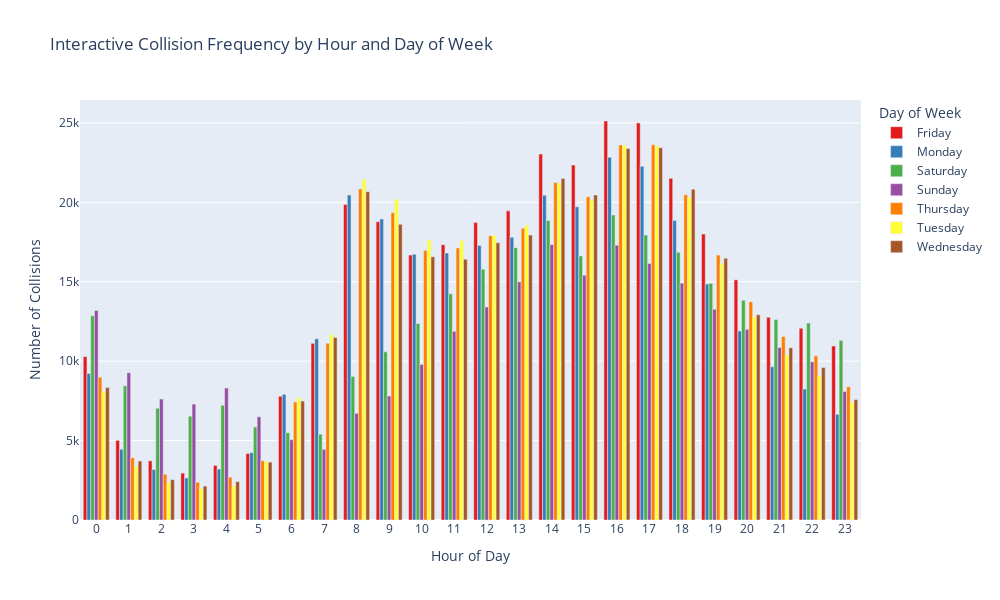

The cell this chart's notebook holds for it:
### Code cell
import numpy as np
import pandas as pd
import plotly.express as px
from datetime import datetime
import os

# Get the current working directory (Jupyter-compatible)
current_dir = os.getcwd()

# Then continue as normal
# Update the path to the correct location of the parquet file
parquet_path = os.path.join(current_dir, 'optimized_datasets', 'vehicle_crashes_cleaned.parquet')


# Read the parquet file
df = pd.read_parquet(parquet_path)

# Convert CRASH TIME to datetime and combine with CRASH DATE
df['timestamp'] = df['CRASH DATE'] + pd.to_timedelta(df['CRASH TIME'].str.split(':').str[0].astype(int), unit='h')
df['hour'] = df['timestamp'].dt.hour
df['day_of_week'] = df['timestamp'].dt.day_name()

# Group the data for plotting
collision_counts = df.groupby(['day_of_week', 'hour']).size().reset_index(name='collisions')

# Reorder days of the week for consistency
collision_counts['day_of_week'] = pd.Categorical(
    collision_counts['day_of_week'],
    categories=['Monday', 'Tuesday', 'Wednesday', 'Thursday', 'Friday', 'Saturday', 'Sunday'],
    ordered=True
)

# Create interactive bar chart using Plotly
fig = px.bar(
    collision_counts,
    x='hour',
    y='collisions',
    color='day_of_week',
    color_discrete_sequence=px.colors.qualitative.Set1,
    barmode='group',
    labels={'collisions': 'Number of Collisions', 'hour': 'Hour of Day'},
    title='Interactive Collision Frequency by Hour and Day of Week',
    height=600,
    width=1000
)

fig.update_layout(
    xaxis=dict(tickmode='linear'),
    legend_title_text='Day of Week'
)

# Create the 'assets' directory inside the GitHub Pages site if it doesn't exist
assets_dir = os.path.join(current_dir, 'GisleGaren.github.io', 'assets')
os.makedirs(assets_dir, exist_ok=True)

# Define output HTML path
output_path = os.path.join(assets_dir, 'dangerous_hours_plot.html')

# Save the Plotly chart as an interactive HTML file
fig.write_html(output_path, include_plotlyjs='cdn')

# Optionally show the chart during development
fig.show()

### Figure 1 — Plotly figure (JSON) as saved in the notebook; plotly's stock layout.template omitted (floating-point values rounded to 4 significant figures)
{"data": [{"alignmentgroup": "True", "hovertemplate": "day_of_week=Friday<br>Hour of Day=%{x}<br>Number of Collisions=%{y}<extra></extra>", "legendgroup": "Friday", "marker": {"color": "rgb(228,26,28)", "pattern": {"shape": ""}}, "name": "Friday", "offsetgroup": "Friday", "orientation": "v", "showlegend": true, "textposition": "auto", "type": "bar", "x": [0, 1, 2, 3, 4, 5, 6, 7, 8, 9, 10, 11, 12, 13, 14, 15, 16, 17, 18, 19, 20, 21, 22, 23], "xaxis": "x", "y": [10289, 5012, 3727, 2952, 3434, 4181, 7791, 11123, 19859, 18781, 16679, 17332, 18724, 19461, 23034, 22343, 25118, 24997, 21507, 18000, 15119, 12764, 12072, 10951], "yaxis": "y"}, {"alignmentgroup": "True", "hovertemplate": "day_of_week=Monday<br>Hour of Day=%{x}<br>Number of Collisions=%{y}<extra></extra>", "legendgroup": "Monday", "marker": {"color": "rgb(55,126,184)", "pattern": {"shape": ""}}, "name": "Monday", "offsetgroup": "Monday", "orientation": "v", "showlegend": true, "textposition": "auto", "type": "bar", "x": [0, 1, 2, 3, 4, 5, 6, 7, 8, 9, 10, 11, 12, 13, 14, 15, 16, 17, 18, 19, 20, 21, 22, 23], "xaxis": "x", "y": [9221, 4457, 3179, 2648, 3206, 4238, 7914, 11408, 20458, 18948, 16733, 16812, 17286, 17794, 20446, 19712, 22843, 22265, 18861, 14857, 11894, 9645, 8247, 6653], "yaxis": "y"}, {"alignmentgroup": "True", "hovertemplate": "day_of_week=Saturday<br>Hour of Day=%{x}<br>Number of Collisions=%{y}<extra></extra>", "legendgroup": "Saturday", "marker": {"color": "rgb(77,175,74)", "pattern": {"shape": ""}}, "name": "Saturday", "offsetgroup": "Saturday", "orientation": "v", "showlegend": true, "textposition": "auto", "type": "bar", "x": [0, 1, 2, 3, 4, 5, 6, 7, 8, 9, 10, 11, 12, 13, 14, 15, 16, 17, 18, 19, 20, 21, 22, 23], "xaxis": "x", "y": [12861, 8450, 7037, 6535, 7226, 5858, 5494, 5406, 9033, 10587, 12367, 14238, 15787, 17145, 18848, 16627, 19202, 17940, 16856, 14897, 13833, 12617, 12396, 11307], "yaxis": "y"}, {"alignmentgroup": "True", "hovertemplate": "day_of_week=Sunday<br>Hour of Day=%{x}<br>Number of Collisions=%{y}<extra></extra>", "legendgroup": "Sunday", "marker": {"color": "rgb(152,78,163)", "pattern": {"shape": ""}}, "name": "Sunday", "offsetgroup": "Sunday", "orientation": "v", "showlegend": true, "textposition": "auto", "type": "bar", "x": [0, 1, 2, 3, 4, 5, 6, 7, 8, 9, 10, 11, 12, 13, 14, 15, 16, 17, 18, 19, 20, 21, 22, 23], "xaxis": "x", "y": [13189, 9269, 7617, 7297, 8308, 6499, 5053, 4448, 6712, 7805, 9788, 11883, 13409, 14993, 17334, 15411, 17304, 16145, 14911, 13260, 12002, 10854, 9963, 8091], "yaxis": "y"}, {"alignmentgroup": "True", "hovertemplate": "day_of_week=Thursday<br>Hour of Day=%{x}<br>Number of Collisions=%{y}<extra></extra>", "legendgroup": "Thursday", "marker": {"color": "rgb(255,127,0)", "pattern": {"shape": ""}}, "name": "Thursday", "offsetgroup": "Thursday", "orientation": "v", "showlegend": true, "textposition": "auto", "type": "bar", "x": [0, 1, 2, 3, 4, 5, 6, 7, 8, 9, 10, 11, 12, 13, 14, 15, 16, 17, 18, 19, 20, 21, 22, 23], "xaxis": "x", "y": [8986, 3916, 2881, 2377, 2696, 3728, 7431, 11128, 20845, 19348, 16973, 17130, 17892, 18362, 21240, 20345, 23609, 23617, 20474, 16677, 13744, 11551, 10336, 8384], "yaxis": "y"}, {"alignmentgroup": "True", "hovertemplate": "day_of_week=Tuesday<br>Hour of Day=%{x}<br>Number of Collisions=%{y}<extra></extra>", "legendgroup": "Tuesday", "marker": {"color": "rgb(255,255,51)", "pattern": {"shape": ""}}, "name": "Tuesday", "offsetgroup": "Tuesday", "orientation": "v", "showlegend": true, "textposition": "auto", "type": "bar", "x": [0, 1, 2, 3, 4, 5, 6, 7, 8, 9, 10, 11, 12, 13, 14, 15, 16, 17, 18, 19, 20, 21, 22, 23], "xaxis": "x", "y": [8073, 3387, 2357, 1968, 2137, 3687, 7708, 11670, 21452, 20199, 17628, 17593, 17928, 18555, 21198, 20156, 23607, 23550, 20314, 16141, 12803, 10390, 9065, 7409], "yaxis": "y"}, {"alignmentgroup": "True", "hovertemplate": "day_of_week=Wednesday<br>Hour of Day=%{x}<br>Number of Collisions=%{y}<extra></extra>", "legendgroup": "Wednesday", "marker": {"color": "rgb(166,86,40)", "pattern": {"shape": ""}}, "name": "Wednesday", "offsetgroup": "Wednesday", "orientation": "v", "showlegend": true, "textposition": "auto", "type": "bar", "x": [0, 1, 2, 3, 4, 5, 6, 7, 8, 9, 10, 11, 12, 13, 14, 15, 16, 17, 18, 19, 20, 21, 22, 23], "xaxis": "x", "y": [8338, 3713, 2542, 2137, 2415, 3646, 7488, 11491, 20666, 18614, 16567, 16413, 17452, 17937, 21499, 20463, 23381, 23436, 20822, 16475, 12921, 10847, 9599, 7582], "yaxis": "y"}], "layout": {"barmode": "group", "height": 600, "legend": {"title": {"text": "Day of Week"}, "tracegroupgap": 0}, "title": {"text": "Interactive Collision Frequency by Hour and Day of Week"}, "width": 1000, "xaxis": {"anchor": "y", "domain": [0, 1], "tickmode": "linear", "title": {"text": "Hour of Day"}}, "yaxis": {"anchor": "x", "domain": [0, 1], "title": {"text": "Number of Collisions"}}}}
